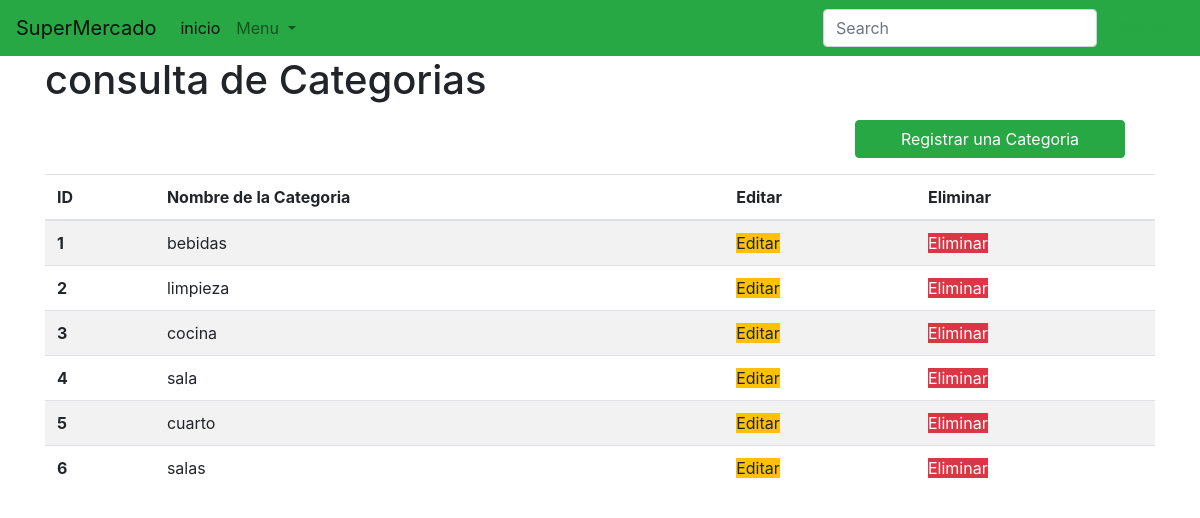
The page /consultarcategoria/ on the database as committed earlier.
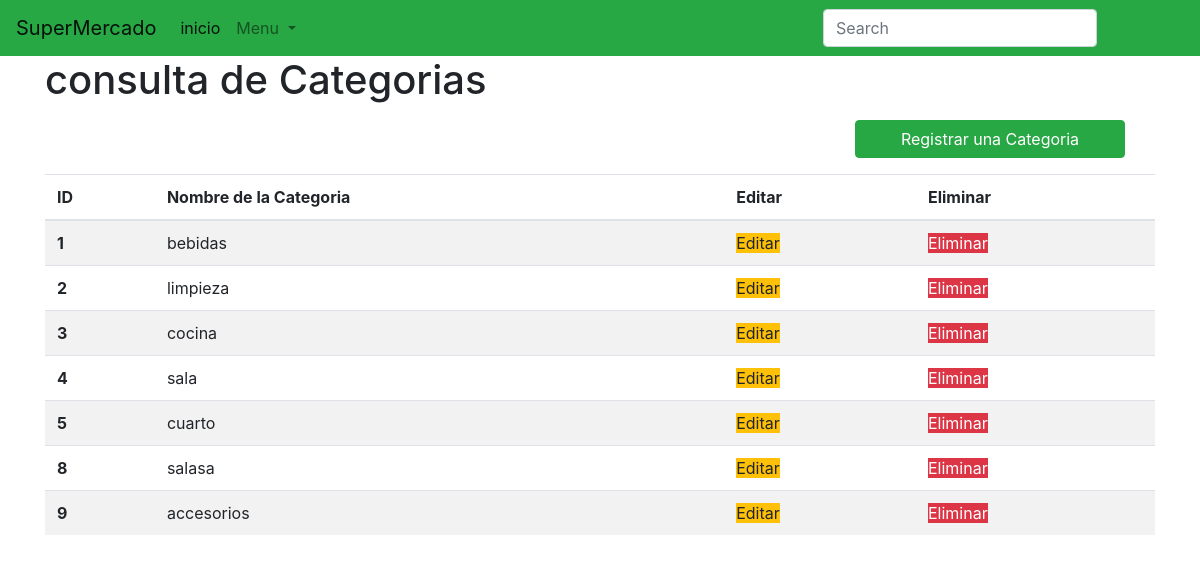
The same page on the database as committed later.
### Models/Productos/models.py (models this page shows, shortened)
class Categoria(models.Model):
    Nombre_de_categoria= models.CharField(max_length=100, null=False, unique=True, verbose_name='nombre de categoria')

### Models/Productos/views.py (the view)
# urls.py: path('consultarcategoria/', FormularioCategoriaView.consultar_categoria, name='Ccategoria'),
    def consultar_categoria(requets):
        categorias = Categoria.objects.all()
        return render(requets, "ccategoria.html", {"categoria": categorias})

### templates/ccategoria.html (shortened to what this page needs)
{% extends 'menu.html' %}
{% block content %}
    <h1>consulta de Categorias</h1>
    <div class="row col-12 justify-content-end mb-2 pr0">
    <a class="btn btn-success col-md-3" href="{% url 'registrarcategoria' %}" >Registrar una Categoria</a>
    </div>
  <table class="table table-striped">
    <thead>
      <tr>
        <th scope="col">ID</th>
        <th scope="col">Nombre de la Categoria</th>
          <th scope="col">Editar</th>
          <th scope="col">Eliminar</th>
      </tr>
    </thead>
  <tbody>
  {% for categoria in categoria %}
      <tr>
        <th scope="row">{{ categoria.id }}</th>
        <td>{{ categoria.Nombre_de_categoria }}</td>
      <td><a class="btn-warning" href="{% url 'Ecategoria' categoria.id %}">Editar</a></td>
      <td><a class="btn-danger" href="{% url 'eliminarcategoria' categoria.id %}">Eliminar</a></td>
      </tr>
  {% endfor %}
  </tbody>
</table>
{% endblock %}

Rows that differ between the two databases and show on the page:
removed Categoria: id "6", Nombre_de_categoria "salas"
added Categoria: id "8", Nombre_de_categoria "salasa"
added Categoria: id "9", Nombre_de_categoria "accesorios"
